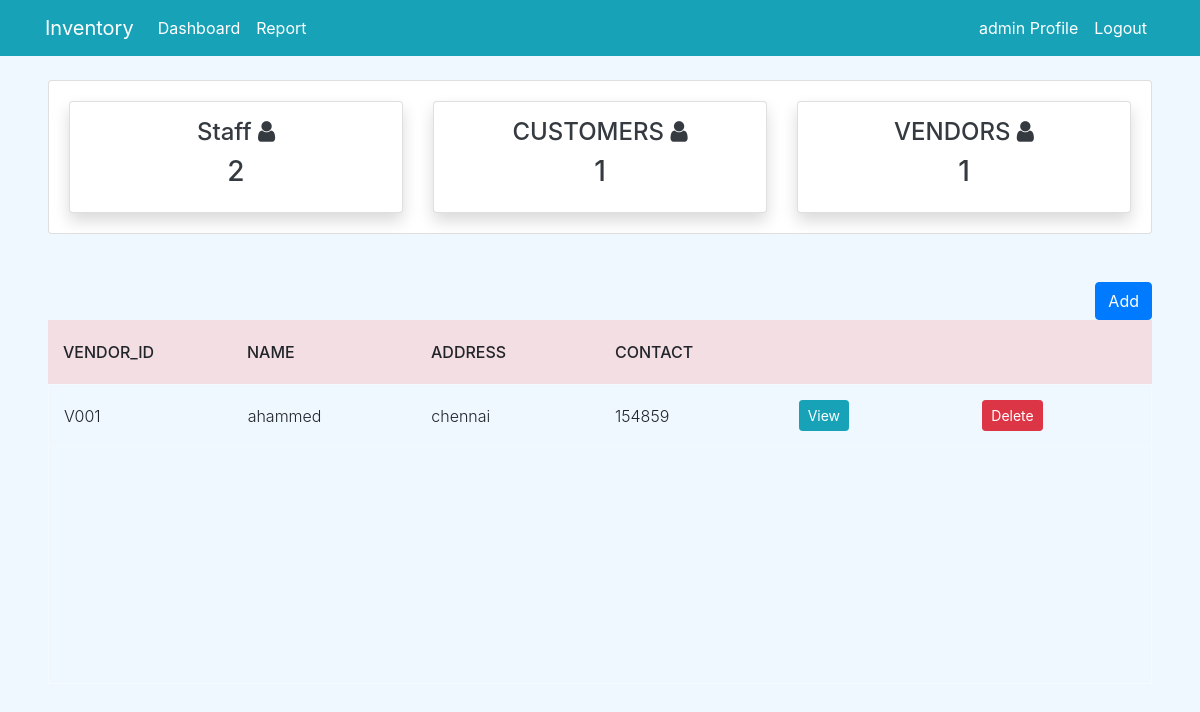
Page /vendor/ (signed in) on the earlier database version.
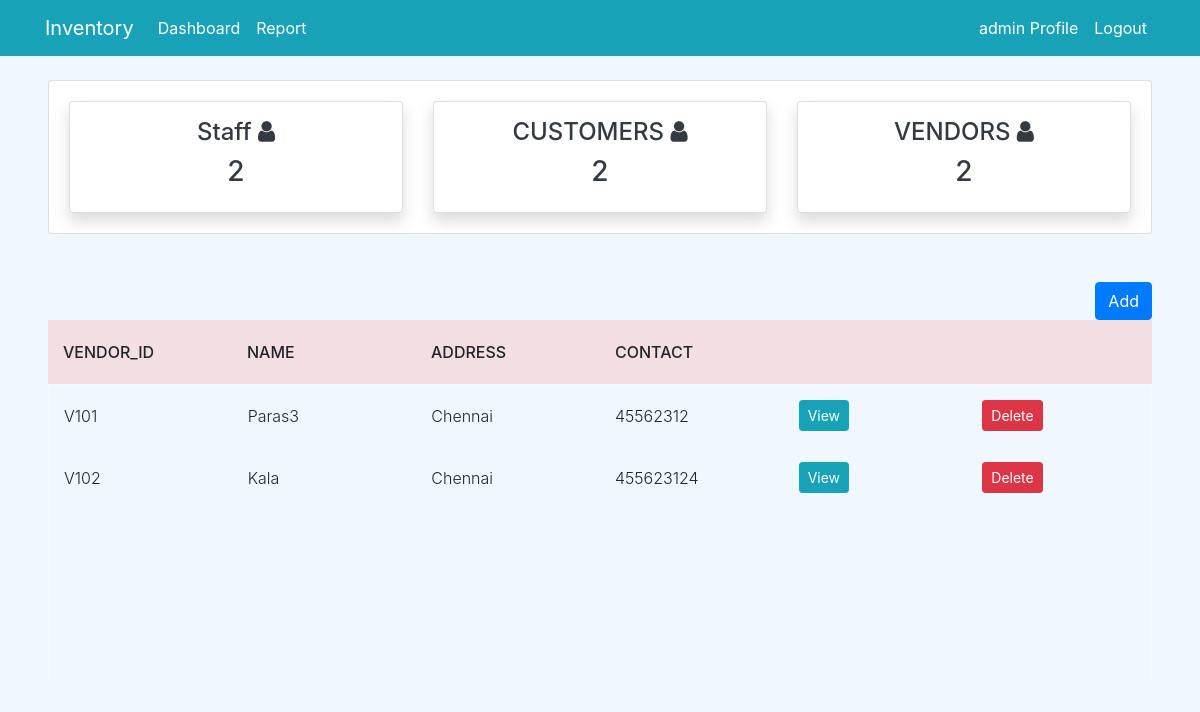
Same page on the later database version.
### dashboard/models.py (models this page shows, shortened)
class Vendor(models.Model):
    vendor_no = models.IntegerField(null=True)
    vendor_id = models.CharField(max_length=100, null=True, unique=True)
    vendor_name = models.CharField(max_length=100, null=True)
    vendor_address = models.CharField(max_length=200, null=True)
    vendor_mobile = models.CharField(max_length=15,null=True)

### dashboard/views.py (the view)
# urls.py: path('vendor/',views.vendor,name='dashboard-vendor'),
@login_required
def vendor(request):
    vendors = Vendor.objects.all()
    vendor_count = vendors.count()
    workers = User.objects.exclude(username='admin')
    workers_count = workers.count()
    customer_count = Customer.objects.all().count()
    v_id = 101 if Vendor.objects.count() == 0 else Vendor.objects.aggregate(max=Max('vendor_no'))["max"] + 1
    if request.method == 'POST':
        name = request.POST.get('vendor_name')
        address = request.POST.get('vendor_address')
        mob = request.POST.get('vendor_mobile')
        form = VendorForm(request.POST)
        if form.is_valid():
            Vendor(vendor_no=v_id,vendor_id=(f'{"V"}{v_id}'),vendor_name=name,vendor_address=address,vendor_mobile=mob).save()
    else:
        form = VendorForm()
    context = {
        'form' : form,
        'vendors': vendors,
        'vendor_count' : vendor_count,
        'workers_count': workers_count,
        'customer_count' : customer_count,
    }
    return render(request, 'dashboard/vendor.html',context)

### templates/dashboard/vendor.html (shortened to what this page needs)
{% extends 'partial/base.html' %}
{% load crispy_forms_tags %}
{% block content %}
{% include 'partial/topnav_wm.html'%}
<div class="mx-5">
    <div class="row my-4">
        <div class="col mt-4 text-right">
          <button type="button" class="btn btn-primary" data-toggle="modal" data-target="#vAdd">
            Add
          </button>
      </div>
        <div class="col-md-12">
              <div class="tbl-header">
                <table cellpadding="0" cellspacing="0" border="0">
                  <thead>
                    <tr>
                      <th scope="col">vendor_id</th>
                      <th scope="col">Name</th>
                      <th scope="col">Address</th>
                      <th scope="col">Contact</th>
                      <th scope="col"></th>
                      <th scope="col"></th>
                    </tr>
                  </thead>
                </table>
              </div>
              <div class="tbl-content">
                <table cellpadding="0" cellspacing="0" border="0">
                  <tbody>
                    {% for vendor in vendors %}
                      <tr>
                        <td>{{ vendor.vendor_id }}</td>
                        <td>{{ vendor.vendor_name }}</td>
                        <td>{{ vendor.vendor_address }}</td>
                        <td>{{ vendor.vendor_mobile }}</td>
                        <td scope="row"><a class="btn btn-info btn-sm" data-toggle="modal" data-target="#viewVe-{{ vendor.id}}">View</a></td>
                        <td scope="row"><a class="btn btn-danger btn-sm" href="{% url 'dashboard-vendor-delete' vendor.id %}">Delete</a></td>
                      </tr>
                    {% endfor %}
                  </tbody>
                </table>
        </div>
    </div>
</div>
{% endblock %}

Differences in the rows shown:
removed Vendor: vendor_id "V001", vendor_name "ahammed", vendor_address "chennai", vendor_mobile "154859"
added Vendor: vendor_id "V101", vendor_name "Paras3", vendor_address "Chennai", vendor_mobile "45562312"
added Vendor: vendor_id "V102", vendor_name "Kala", vendor_address "Chennai", vendor_mobile "455623124"
Other differences:
{{ customer_count }}: "1" → "2"
{{ vendor_count }}: "1" → "2"
